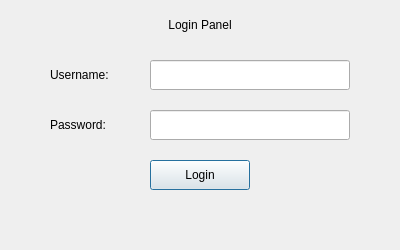
<?xml version="1.0" encoding="UTF-8"?>
<ui version="4.0">
 <class>Login</class>
 <widget class="QDialog" name="Login">
  <property name="geometry">
   <rect>
    <x>0</x>
    <y>0</y>
    <width>400</width>
    <height>250</height>
   </rect>
  </property>
  <property name="windowTitle">
   <string>School Management System</string>
  </property>
  <widget class="QLabel" name="label_title">
   <property name="geometry">
    <rect>
     <x>140</x>
     <y>10</y>
     <width>120</width>
     <height>30</height>
    </rect>
   </property>
   <property name="text">
    <string>Login Panel</string>
   </property>
   <property name="alignment">
    <set>Qt::AlignmentFlag::AlignCenter</set>
   </property>
  </widget>
  <widget class="QLabel" name="label_username">
   <property name="geometry">
    <rect>
     <x>50</x>
     <y>60</y>
     <width>80</width>
     <height>30</height>
    </rect>
   </property>
   <property name="text">
    <string>Username:</string>
   </property>
  </widget>
  <widget class="QLineEdit" name="usernameInput">
   <property name="geometry">
    <rect>
     <x>150</x>
     <y>60</y>
     <width>200</width>
     <height>30</height>
    </rect>
   </property>
  </widget>
  <widget class="QLabel" name="label_password">
   <property name="geometry">
    <rect>
     <x>50</x>
     <y>110</y>
     <width>80</width>
     <height>30</height>
    </rect>
   </property>
   <property name="text">
    <string>Password:</string>
   </property>
  </widget>
  <widget class="QLineEdit" name="passwordInput">
   <property name="geometry">
    <rect>
     <x>150</x>
     <y>110</y>
     <width>200</width>
     <height>30</height>
    </rect>
   </property>
   <property name="autoFillBackground">
    <bool>false</bool>
   </property>
   <property name="echoMode">
    <enum>QLineEdit::EchoMode::Password</enum>
   </property>
  </widget>
  <widget class="QPushButton" name="loginButton">
   <property name="geometry">
    <rect>
     <x>150</x>
     <y>160</y>
     <width>100</width>
     <height>30</height>
    </rect>
   </property>
   <property name="text">
    <string>Login</string>
   </property>
  </widget>
  <widget class="QLabel" name="messageLabel">
   <property name="geometry">
    <rect>
     <x>100</x>
     <y>200</y>
     <width>200</width>
     <height>30</height>
    </rect>
   </property>
   <property name="alignment">
    <set>Qt::AlignmentFlag::AlignCenter</set>
   </property>
  </widget>
 </widget>
 <resources/>
 <connections/>
</ui>
